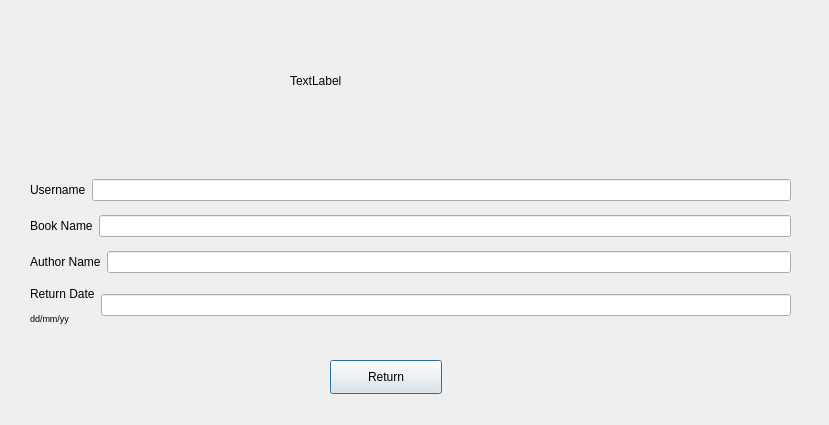
<?xml version="1.0" encoding="UTF-8"?>
<ui version="4.0">
 <class>return1</class>
 <widget class="QDialog" name="return1">
  <property name="geometry">
   <rect>
    <x>0</x>
    <y>0</y>
    <width>829</width>
    <height>425</height>
   </rect>
  </property>
  <property name="windowTitle">
   <string>Dialog</string>
  </property>
  <widget class="QPushButton" name="pushButton">
   <property name="geometry">
    <rect>
     <x>330</x>
     <y>360</y>
     <width>112</width>
     <height>34</height>
    </rect>
   </property>
   <property name="text">
    <string>Return</string>
   </property>
  </widget>
  <widget class="QLabel" name="label90">
   <property name="geometry">
    <rect>
     <x>290</x>
     <y>10</y>
     <width>221</width>
     <height>141</height>
    </rect>
   </property>
   <property name="text">
    <string>TextLabel</string>
   </property>
  </widget>
  <widget class="QWidget" name="">
   <property name="geometry">
    <rect>
     <x>30</x>
     <y>171</y>
     <width>761</width>
     <height>161</height>
    </rect>
   </property>
   <layout class="QVBoxLayout" name="verticalLayout">
    <item>
     <layout class="QHBoxLayout" name="horizontalLayout_2">
      <item>
       <widget class="QLabel" name="label_2">
        <property name="text">
         <string>Username</string>
        </property>
       </widget>
      </item>
      <item>
       <widget class="QLineEdit" name="username"/>
      </item>
     </layout>
    </item>
    <item>
     <layout class="QHBoxLayout" name="horizontalLayout_3">
      <item>
       <widget class="QLabel" name="label_3">
        <property name="text">
         <string>Book Name</string>
        </property>
       </widget>
      </item>
      <item>
       <widget class="QLineEdit" name="bookname"/>
      </item>
     </layout>
    </item>
    <item>
     <layout class="QHBoxLayout" name="horizontalLayout_4">
      <item>
       <widget class="QLabel" name="label_4">
        <property name="text">
         <string>Author Name</string>
        </property>
       </widget>
      </item>
      <item>
       <widget class="QLineEdit" name="author"/>
      </item>
     </layout>
    </item>
    <item>
     <layout class="QHBoxLayout" name="horizontalLayout">
      <item>
       <widget class="QLabel" name="label">
        <property name="text">
         <string>&lt;html&gt;&lt;head/&gt;&lt;body&gt;&lt;p&gt;&lt;span style=&quot; color:#000000;&quot;&gt;Return Date&lt;/span&gt;&lt;/p&gt;&lt;p&gt;&lt;span style=&quot; font-size:7pt; color:#000000;&quot;&gt;dd/mm/yy&lt;/span&gt;&lt;/p&gt;&lt;/body&gt;&lt;/html&gt;</string>
        </property>
       </widget>
      </item>
      <item>
       <widget class="QLineEdit" name="returndate"/>
      </item>
     </layout>
    </item>
   </layout>
  </widget>
 </widget>
 <resources/>
 <connections/>
</ui>
